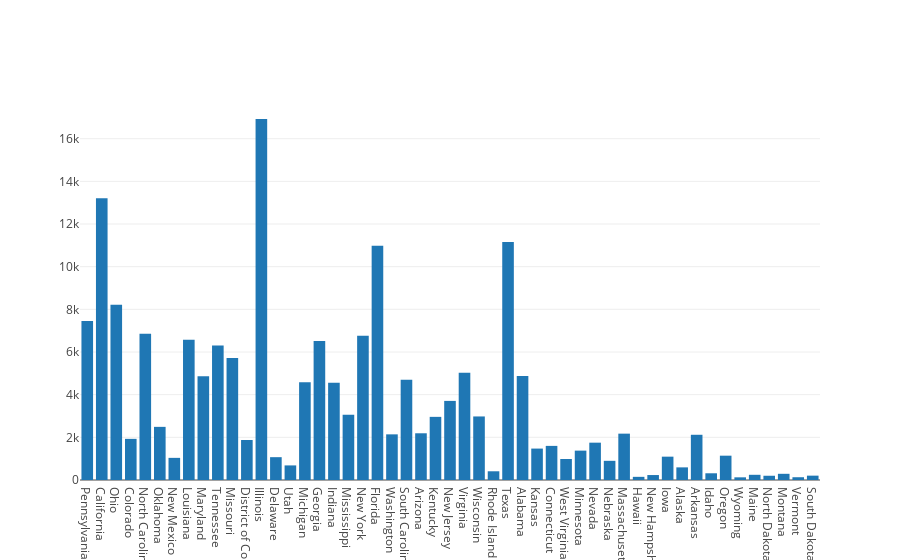

The notebook cell saved with this chart:
### Code cell
data = [go.Bar(x=states,y=total)]
iplot(go.Figure(data=data))

### Figure 1 — Plotly figure (JSON) as saved in the notebook; plotly's stock layout.template omitted (floating-point values rounded to 4 significant figures)
{"data": [{"type": "bar", "x": ["Pennsylvania", "California", "Ohio", "Colorado", "North Carolina", "Oklahoma", "New Mexico", "Louisiana", "Maryland", "Tennessee", "Missouri", "District of Columbia", "Illinois", "Delaware", "Utah", "Michigan", "Georgia", "Indiana", "Mississippi", "New York", "Florida", "Washington", "South Carolina", "Arizona", "Kentucky", "New Jersey", "Virginia", "Wisconsin", "Rhode Island", "Texas", "Alabama", "Kansas", "Connecticut", "West Virginia", "Minnesota", "Nevada", "Nebraska", "Massachusetts", "Hawaii", "New Hampshire", "Iowa", "Alaska", "Arkansas", "Idaho", "Oregon", "Wyoming", "Maine", "North Dakota", "Montana", "Vermont", "South Dakota"], "y": [7451, 13206, 8211, 1929, 6854, 2491, 1038, 6577, 4858, 6302, 5721, 1874, 16923, 1070, 684, 4578, 6512, 4564, 3059, 6764, 10981, 2140, 4694, 2190, 2960, 3708, 5025, 2979, 409, 11152, 4878, 1473, 1599, 984, 1377, 1750, 899, 2173, 148, 232, 1094, 592, 2120, 315, 1140, 125, 244, 199, 290, 130, 204]}], "layout": {}}
